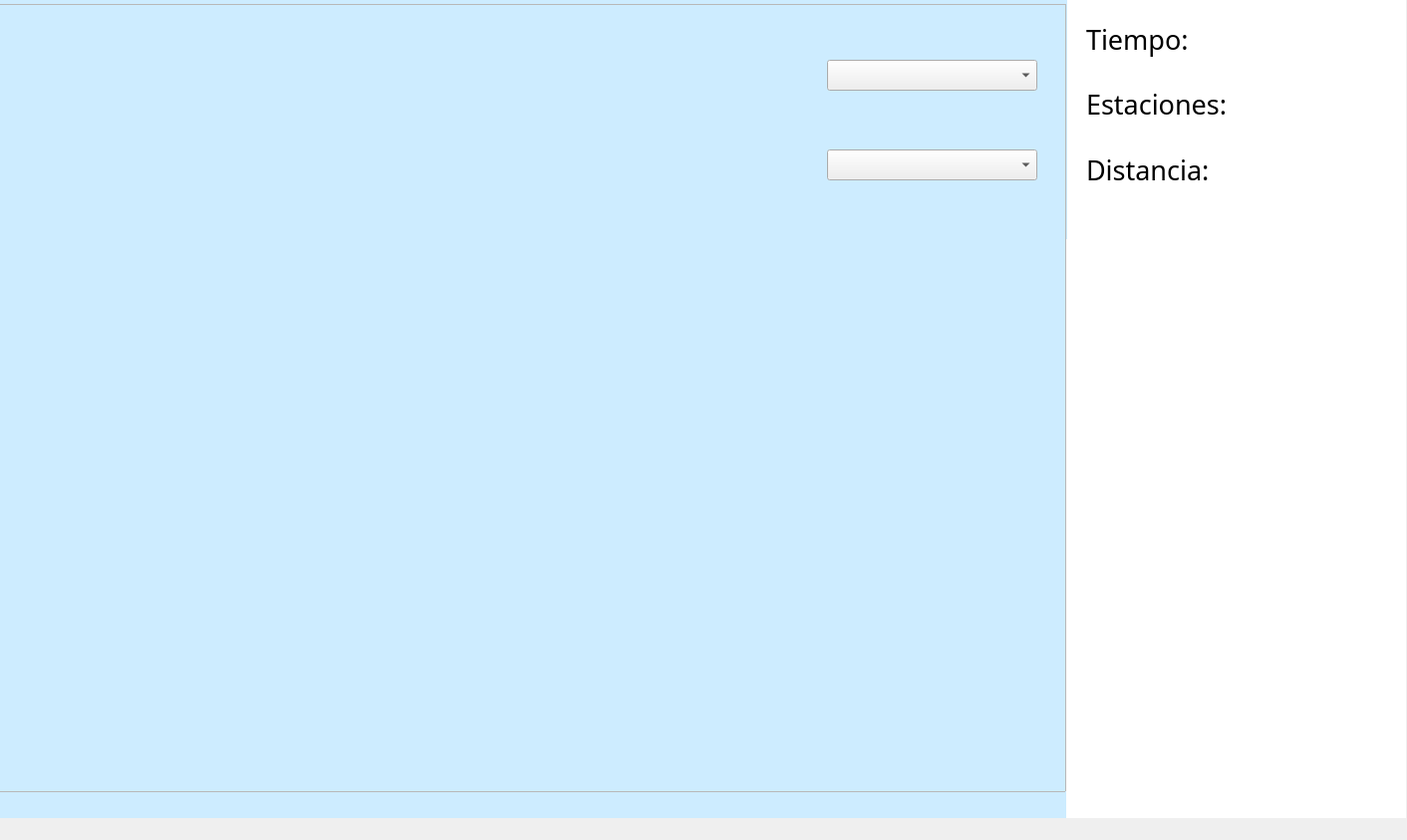
<?xml version="1.0" encoding="UTF-8"?>
<ui version="4.0">
 <class>MainWindow</class>
 <widget class="QMainWindow" name="MainWindow">
  <property name="geometry">
   <rect>
    <x>0</x>
    <y>0</y>
    <width>1412</width>
    <height>843</height>
   </rect>
  </property>
  <property name="sizePolicy">
   <sizepolicy hsizetype="Fixed" vsizetype="Fixed">
    <horstretch>0</horstretch>
    <verstretch>0</verstretch>
   </sizepolicy>
  </property>
  <property name="minimumSize">
   <size>
    <width>1412</width>
    <height>843</height>
   </size>
  </property>
  <property name="maximumSize">
   <size>
    <width>1412</width>
    <height>843</height>
   </size>
  </property>
  <property name="font">
   <font>
    <family>Trebuchet MS</family>
    <pointsize>10</pointsize>
   </font>
  </property>
  <property name="windowTitle">
   <string>Metro Atenas</string>
  </property>
  <property name="windowIcon">
   <iconset>
    <normaloff>../../../image/1200px-Athens_Metro_Logo.svg.png</normaloff>../../../image/1200px-Athens_Metro_Logo.svg.png</iconset>
  </property>
  <widget class="QWidget" name="centralwidget">
   <property name="enabled">
    <bool>true</bool>
   </property>
   <widget class="QFrame" name="image_container">
    <property name="geometry">
     <rect>
      <x>0</x>
      <y>0</y>
      <width>1081</width>
      <height>831</height>
     </rect>
    </property>
    <property name="frameShape">
     <enum>QFrame::NoFrame</enum>
    </property>
    <property name="frameShadow">
     <enum>QFrame::Sunken</enum>
    </property>
    <property name="lineWidth">
     <number>20</number>
    </property>
    <property name="midLineWidth">
     <number>20</number>
    </property>
    <widget class="QLabel" name="map_image">
     <property name="geometry">
      <rect>
       <x>0</x>
       <y>0</y>
       <width>1071</width>
       <height>821</height>
      </rect>
     </property>
     <property name="font">
      <font>
       <family>Trebuchet MS</family>
       <pointsize>11</pointsize>
      </font>
     </property>
     <property name="styleSheet">
      <string notr="true">background-color: rgb(205, 236, 255);</string>
     </property>
     <property name="frameShape">
      <enum>QFrame::NoFrame</enum>
     </property>
     <property name="frameShadow">
      <enum>QFrame::Plain</enum>
     </property>
     <property name="text">
      <string/>
     </property>
     <property name="pixmap">
      <pixmap>../../../image/mapa_metro_atenasCHULO.jpg</pixmap>
     </property>
     <property name="scaledContents">
      <bool>true</bool>
     </property>
     <property name="wordWrap">
      <bool>true</bool>
     </property>
    </widget>
    <widget class="QFrame" name="selection_container">
     <property name="geometry">
      <rect>
       <x>740</x>
       <y>0</y>
       <width>301</width>
       <height>181</height>
      </rect>
     </property>
     <property name="font">
      <font>
       <family>Trebuchet MS</family>
      </font>
     </property>
     <property name="frameShape">
      <enum>QFrame::NoFrame</enum>
     </property>
     <property name="frameShadow">
      <enum>QFrame::Plain</enum>
     </property>
     <widget class="QComboBox" name="origin_comboBox">
      <property name="geometry">
       <rect>
        <x>90</x>
        <y>60</y>
        <width>211</width>
        <height>31</height>
       </rect>
      </property>
      <property name="font">
       <font>
        <family>Trebuchet MS</family>
        <pointsize>13</pointsize>
       </font>
      </property>
     </widget>
     <widget class="QComboBox" name="destiny_comboBox">
      <property name="geometry">
       <rect>
        <x>90</x>
        <y>150</y>
        <width>211</width>
        <height>31</height>
       </rect>
      </property>
      <property name="font">
       <font>
        <family>Trebuchet MS</family>
        <pointsize>13</pointsize>
       </font>
      </property>
      <property name="currentText">
       <string/>
      </property>
     </widget>
     <widget class="QLabel" name="destiny_icon">
      <property name="geometry">
       <rect>
        <x>10</x>
        <y>120</y>
        <width>61</width>
        <height>61</height>
       </rect>
      </property>
      <property name="text">
       <string/>
      </property>
      <property name="pixmap">
       <pixmap>../../../image/flag-color.png</pixmap>
      </property>
      <property name="scaledContents">
       <bool>true</bool>
      </property>
     </widget>
     <widget class="QLabel" name="origin_icon">
      <property name="geometry">
       <rect>
        <x>10</x>
        <y>30</y>
        <width>61</width>
        <height>61</height>
       </rect>
      </property>
      <property name="frameShape">
       <enum>QFrame::NoFrame</enum>
      </property>
      <property name="text">
       <string/>
      </property>
      <property name="pixmap">
       <pixmap>../../../image/mapa-color.png</pixmap>
      </property>
      <property name="scaledContents">
       <bool>true</bool>
      </property>
     </widget>
    </widget>
    <widget class="QFrame" name="frame_paradas">
     <property name="geometry">
      <rect>
       <x>-61</x>
       <y>4</y>
       <width>1131</width>
       <height>791</height>
      </rect>
     </property>
     <property name="frameShape">
      <enum>QFrame::StyledPanel</enum>
     </property>
     <property name="frameShadow">
      <enum>QFrame::Raised</enum>
     </property>
     <widget class="QLabel" name="i_Victoria">
      <property name="geometry">
       <rect>
        <x>410</x>
        <y>440</y>
        <width>11</width>
        <height>11</height>
       </rect>
      </property>
      <property name="text">
       <string/>
      </property>
      <property name="pixmap">
       <pixmap>../../../image/route_icon_image.png</pixmap>
      </property>
      <property name="scaledContents">
       <bool>true</bool>
      </property>
     </widget>
     <widget class="QLabel" name="i_Tavros">
      <property name="geometry">
       <rect>
        <x>315</x>
        <y>599</y>
        <width>11</width>
        <height>11</height>
       </rect>
      </property>
      <property name="text">
       <string/>
      </property>
      <property name="pixmap">
       <pixmap>../../../image/route_icon_image.png</pixmap>
      </property>
      <property name="scaledContents">
       <bool>true</bool>
      </property>
     </widget>
     <widget class="QLabel" name="i_Metaxourghio">
      <property name="geometry">
       <rect>
        <x>379</x>
        <y>478</y>
        <width>11</width>
        <height>11</height>
       </rect>
      </property>
      <property name="text">
       <string/>
      </property>
      <property name="pixmap">
       <pixmap>../../../image/route_icon_image.png</pixmap>
      </property>
      <property name="scaledContents">
       <bool>true</bool>
      </property>
     </widget>
     <widget class="QLabel" name="i_Syngrou_Fix">
      <property name="geometry">
       <rect>
        <x>395</x>
        <y>594</y>
        <width>11</width>
        <height>11</height>
       </rect>
      </property>
      <property name="text">
       <string/>
      </property>
      <property name="pixmap">
       <pixmap>../../../image/route_icon_image.png</pixmap>
      </property>
      <property name="scaledContents">
       <bool>true</bool>
      </property>
     </widget>
     <widget class="QLabel" name="i_Akropoli">
      <property name="geometry">
       <rect>
        <x>411</x>
        <y>568</y>
        <width>11</width>
        <height>11</height>
       </rect>
      </property>
      <property name="text">
       <string/>
      </property>
      <property name="pixmap">
       <pixmap>../../../image/route_icon_image.png</pixmap>
      </property>
      <property name="scaledContents">
       <bool>true</bool>
      </property>
     </widget>
     <widget class="QLabel" name="i_Aghios_Antonios">
      <property name="geometry">
       <rect>
        <x>299</x>
        <y>367</y>
        <width>11</width>
        <height>11</height>
       </rect>
      </property>
      <property name="text">
       <string/>
      </property>
      <property name="pixmap">
       <pixmap>../../../image/route_icon_image.png</pixmap>
      </property>
      <property name="scaledContents">
       <bool>true</bool>
      </property>
     </widget>
     <widget class="QLabel" name="i_Halandri">
      <property name="geometry">
       <rect>
        <x>739</x>
        <y>294</y>
        <width>11</width>
        <height>11</height>
       </rect>
      </property>
      <property name="text">
       <string/>
      </property>
      <property name="pixmap">
       <pixmap>../../../image/route_icon_image.png</pixmap>
      </property>
      <property name="scaledContents">
       <bool>true</bool>
      </property>
     </widget>
     <widget class="QLabel" name="i_Aghios_Nikolaos">
      <property name="geometry">
       <rect>
        <x>398</x>
        <y>368</y>
        <width>11</width>
        <height>11</height>
       </rect>
      </property>
      <property name="text">
       <string/>
      </property>
      <property name="pixmap">
       <pixmap>../../../image/route_icon_image.png</pixmap>
      </property>
      <property name="scaledContents">
       <bool>true</bool>
      </property>
     </widget>
     <widget class="QLabel" name="i_Thissio">
      <property name="geometry">
       <rect>
        <x>374</x>
        <y>533</y>
        <width>11</width>
        <height>11</height>
       </rect>
      </property>
      <property name="text">
       <string/>
      </property>
      <property name="pixmap">
       <pixmap>../../../image/route_icon_image.png</pixmap>
      </property>
      <property name="scaledContents">
       <bool>true</bool>
      </property>
     </widget>
     <widget class="QLabel" name="i_KAT">
      <property name="geometry">
       <rect>
        <x>683</x>
        <y>59</y>
        <width>11</width>
        <height>11</height>
       </rect>
      </property>
      <property name="text">
       <string/>
      </property>
      <property name="pixmap">
       <pixmap>../../../image/route_icon_image.png</pixmap>
      </property>
      <property name="scaledContents">
       <bool>true</bool>
      </property>
     </widget>
     <widget class="QLabel" name="i_Kallithea">
      <property name="geometry">
       <rect>
        <x>291</x>
        <y>613</y>
        <width>11</width>
        <height>11</height>
       </rect>
      </property>
      <property name="text">
       <string/>
      </property>
      <property name="pixmap">
       <pixmap>../../../image/route_icon_image.png</pixmap>
      </property>
      <property name="scaledContents">
       <bool>true</bool>
      </property>
     </widget>
     <widget class="QLabel" name="i_Sepolia">
      <property name="geometry">
       <rect>
        <x>351</x>
        <y>390</y>
        <width>11</width>
        <height>11</height>
       </rect>
      </property>
      <property name="text">
       <string/>
      </property>
      <property name="pixmap">
       <pixmap>../../../image/route_icon_image.png</pixmap>
      </property>
      <property name="scaledContents">
       <bool>true</bool>
      </property>
     </widget>
     <widget class="QLabel" name="i_Ano_Patissia">
      <property name="geometry">
       <rect>
        <x>436</x>
        <y>276</y>
        <width>11</width>
        <height>11</height>
       </rect>
      </property>
      <property name="text">
       <string/>
      </property>
      <property name="pixmap">
       <pixmap>../../../image/route_icon_image.png</pixmap>
      </property>
      <property name="scaledContents">
       <bool>true</bool>
      </property>
     </widget>
     <widget class="QLabel" name="i_Doukissis_Plakentias">
      <property name="geometry">
       <rect>
        <x>782</x>
        <y>286</y>
        <width>11</width>
        <height>11</height>
       </rect>
      </property>
      <property name="text">
       <string/>
      </property>
      <property name="pixmap">
       <pixmap>../../../image/route_icon_image.png</pixmap>
      </property>
      <property name="scaledContents">
       <bool>true</bool>
      </property>
     </widget>
     <widget class="QLabel" name="i_Neos_Kosmos">
      <property name="geometry">
       <rect>
        <x>403</x>
        <y>627</y>
        <width>11</width>
        <height>11</height>
       </rect>
      </property>
      <property name="text">
       <string/>
      </property>
      <property name="pixmap">
       <pixmap>../../../image/route_icon_image.png</pixmap>
      </property>
      <property name="scaledContents">
       <bool>true</bool>
      </property>
     </widget>
     <widget class="QLabel" name="i_Iraklio">
      <property name="geometry">
       <rect>
        <x>546</x>
        <y>162</y>
        <width>11</width>
        <height>11</height>
       </rect>
      </property>
      <property name="text">
       <string/>
      </property>
      <property name="pixmap">
       <pixmap>../../../image/route_icon_image.png</pixmap>
      </property>
      <property name="scaledContents">
       <bool>true</bool>
      </property>
     </widget>
     <widget class="QLabel" name="i_Monastiraki">
      <property name="geometry">
       <rect>
        <x>397</x>
        <y>527</y>
        <width>11</width>
        <height>11</height>
       </rect>
      </property>
      <property name="text">
       <string/>
      </property>
      <property name="pixmap">
       <pixmap>../../../image/route_icon_image.png</pixmap>
      </property>
      <property name="scaledContents">
       <bool>true</bool>
      </property>
     </widget>
     <widget class="QLabel" name="i_Perissos">
      <property name="geometry">
       <rect>
        <x>466</x>
        <y>234</y>
        <width>11</width>
        <height>11</height>
       </rect>
      </property>
      <property name="text">
       <string/>
      </property>
      <property name="pixmap">
       <pixmap>../../../image/route_icon_image.png</pixmap>
      </property>
      <property name="scaledContents">
       <bool>true</bool>
      </property>
     </widget>
     <widget class="QLabel" name="i_Panepistimio">
      <property name="geometry">
       <rect>
        <x>423</x>
        <y>506</y>
        <width>11</width>
        <height>11</height>
       </rect>
      </property>
      <property name="text">
       <string/>
      </property>
      <property name="pixmap">
       <pixmap>../../../image/route_icon_image.png</pixmap>
      </property>
      <property name="scaledContents">
       <bool>true</bool>
      </property>
     </widget>
     <widget class="QLabel" name="i_Aghios_Eleftherios">
      <property name="geometry">
       <rect>
        <x>418</x>
        <y>300</y>
        <width>11</width>
        <height>11</height>
       </rect>
      </property>
      <property name="text">
       <string/>
      </property>
      <property name="pixmap">
       <pixmap>../../../image/route_icon_image.png</pixmap>
      </property>
      <property name="scaledContents">
       <bool>true</bool>
      </property>
     </widget>
     <widget class="QLabel" name="i_Pefkakia">
      <property name="geometry">
       <rect>
        <x>485</x>
        <y>210</y>
        <width>11</width>
        <height>11</height>
       </rect>
      </property>
      <property name="text">
       <string/>
      </property>
      <property name="pixmap">
       <pixmap>../../../image/route_icon_image.png</pixmap>
      </property>
      <property name="scaledContents">
       <bool>true</bool>
      </property>
     </widget>
     <widget class="QLabel" name="i_Irini">
      <property name="geometry">
       <rect>
        <x>608</x>
        <y>177</y>
        <width>11</width>
        <height>11</height>
       </rect>
      </property>
      <property name="text">
       <string/>
      </property>
      <property name="pixmap">
       <pixmap>../../../image/route_icon_image.png</pixmap>
      </property>
      <property name="scaledContents">
       <bool>true</bool>
      </property>
     </widget>
     <widget class="QLabel" name="i_Pallini">
      <property name="geometry">
       <rect>
        <x>891</x>
        <y>368</y>
        <width>11</width>
        <height>11</height>
       </rect>
      </property>
      <property name="text">
       <string/>
      </property>
      <property name="pixmap">
       <pixmap>../../../image/route_icon_image.png</pixmap>
      </property>
      <property name="scaledContents">
       <bool>true</bool>
      </property>
     </widget>
     <widget class="QLabel" name="i_Ethniki_Amyna">
      <property name="geometry">
       <rect>
        <x>612</x>
        <y>407</y>
        <width>11</width>
        <height>11</height>
       </rect>
      </property>
      <property name="text">
       <string/>
      </property>
      <property name="pixmap">
       <pixmap>../../../image/route_icon_image.png</pixmap>
      </property>
      <property name="scaledContents">
       <bool>true</bool>
      </property>
     </widget>
     <widget class="QLabel" name="i_Panormou">
      <property name="geometry">
       <rect>
        <x>534</x>
        <y>439</y>
        <width>11</width>
        <height>11</height>
       </rect>
      </property>
      <property name="text">
       <string/>
      </property>
      <property name="pixmap">
       <pixmap>../../../image/route_icon_image.png</pixmap>
      </property>
      <property name="scaledContents">
       <bool>true</bool>
      </property>
     </widget>
     <widget class="QLabel" name="i_Egaleo">
      <property name="geometry">
       <rect>
        <x>237</x>
        <y>449</y>
        <width>11</width>
        <height>11</height>
       </rect>
      </property>
      <property name="text">
       <string/>
      </property>
      <property name="pixmap">
       <pixmap>../../../image/route_icon_image.png</pixmap>
      </property>
      <property name="scaledContents">
       <bool>true</bool>
      </property>
     </widget>
     <widget class="QLabel" name="i_Attiki">
      <property name="geometry">
       <rect>
        <x>382</x>
        <y>413</y>
        <width>11</width>
        <height>11</height>
       </rect>
      </property>
      <property name="text">
       <string/>
      </property>
      <property name="pixmap">
       <pixmap>../../../image/route_icon_image.png</pixmap>
      </property>
      <property name="scaledContents">
       <bool>true</bool>
      </property>
     </widget>
     <widget class="QLabel" name="i_Dafni">
      <property name="geometry">
       <rect>
        <x>438</x>
        <y>672</y>
        <width>11</width>
        <height>11</height>
       </rect>
      </property>
      <property name="text">
       <string/>
      </property>
      <property name="pixmap">
       <pixmap>../../../image/route_icon_image.png</pixmap>
      </property>
      <property name="scaledContents">
       <bool>true</bool>
      </property>
     </widget>
     <widget class="QLabel" name="i_Larissa_Station">
      <property name="geometry">
       <rect>
        <x>370</x>
        <y>452</y>
        <width>11</width>
        <height>11</height>
       </rect>
      </property>
      <property name="text">
       <string/>
      </property>
      <property name="pixmap">
       <pixmap>../../../image/route_icon_image.png</pixmap>
      </property>
      <property name="scaledContents">
       <bool>true</bool>
      </property>
     </widget>
     <widget class="QLabel" name="i_Evangelismos">
      <property name="geometry">
       <rect>
        <x>470</x>
        <y>534</y>
        <width>11</width>
        <height>11</height>
       </rect>
      </property>
      <property name="text">
       <string/>
      </property>
      <property name="pixmap">
       <pixmap>../../../image/route_icon_image.png</pixmap>
      </property>
      <property name="scaledContents">
       <bool>true</bool>
      </property>
     </widget>
     <widget class="QLabel" name="i_Katehaki">
      <property name="geometry">
       <rect>
        <x>581</x>
        <y>439</y>
        <width>11</width>
        <height>11</height>
       </rect>
      </property>
      <property name="text">
       <string/>
      </property>
      <property name="pixmap">
       <pixmap>../../../image/route_icon_image.png</pixmap>
      </property>
      <property name="scaledContents">
       <bool>true</bool>
      </property>
     </widget>
     <widget class="QLabel" name="i_Omonia">
      <property name="geometry">
       <rect>
        <x>403</x>
        <y>487</y>
        <width>11</width>
        <height>11</height>
       </rect>
      </property>
      <property name="text">
       <string/>
      </property>
      <property name="pixmap">
       <pixmap>../../../image/route_icon_image.png</pixmap>
      </property>
      <property name="scaledContents">
       <bool>true</bool>
      </property>
     </widget>
     <widget class="QLabel" name="i_Kerameikos">
      <property name="geometry">
       <rect>
        <x>342</x>
        <y>514</y>
        <width>11</width>
        <height>11</height>
       </rect>
      </property>
      <property name="text">
       <string/>
      </property>
      <property name="pixmap">
       <pixmap>../../../image/route_icon_image.png</pixmap>
      </property>
      <property name="scaledContents">
       <bool>true</bool>
      </property>
     </widget>
     <widget class="QLabel" name="i_Syntagma">
      <property name="geometry">
       <rect>
        <x>431</x>
        <y>536</y>
        <width>11</width>
        <height>11</height>
       </rect>
      </property>
      <property name="text">
       <string/>
      </property>
      <property name="pixmap">
       <pixmap>../../../image/route_icon_image.png</pixmap>
      </property>
      <property name="scaledContents">
       <bool>true</bool>
      </property>
     </widget>
     <widget class="QLabel" name="i_Maroussi">
      <property name="geometry">
       <rect>
        <x>685</x>
        <y>106</y>
        <width>11</width>
        <height>11</height>
       </rect>
      </property>
      <property name="text">
       <string/>
      </property>
      <property name="pixmap">
       <pixmap>../../../image/route_icon_image.png</pixmap>
      </property>
      <property name="scaledContents">
       <bool>true</bool>
      </property>
     </widget>
     <widget class="QLabel" name="i_Nea_Ionia">
      <property name="geometry">
       <rect>
        <x>503</x>
        <y>185</y>
        <width>11</width>
        <height>11</height>
       </rect>
      </property>
      <property name="text">
       <string/>
      </property>
      <property name="pixmap">
       <pixmap>../../../image/route_icon_image.png</pixmap>
      </property>
      <property name="scaledContents">
       <bool>true</bool>
      </property>
     </widget>
     <widget class="QLabel" name="i_Kato_Patissia">
      <property name="geometry">
       <rect>
        <x>408</x>
        <y>341</y>
        <width>11</width>
        <height>11</height>
       </rect>
      </property>
      <property name="text">
       <string/>
      </property>
      <property name="pixmap">
       <pixmap>../../../image/route_icon_image.png</pixmap>
      </property>
      <property name="scaledContents">
       <bool>true</bool>
      </property>
     </widget>
     <widget class="QLabel" name="i_Koropi">
      <property name="geometry">
       <rect>
        <x>950</x>
        <y>762</y>
        <width>11</width>
        <height>11</height>
       </rect>
      </property>
      <property name="text">
       <string/>
      </property>
      <property name="pixmap">
       <pixmap>../../../image/route_icon_image.png</pixmap>
      </property>
      <property name="scaledContents">
       <bool>true</bool>
      </property>
     </widget>
     <widget class="QLabel" name="i_Petralona">
      <property name="geometry">
       <rect>
        <x>334</x>
        <y>573</y>
        <width>11</width>
        <height>11</height>
       </rect>
      </property>
      <property name="text">
       <string/>
      </property>
      <property name="pixmap">
       <pixmap>../../../image/route_icon_image.png</pixmap>
      </property>
      <property name="scaledContents">
       <bool>true</bool>
      </property>
     </widget>
     <widget class="QLabel" name="i_Piraeus">
      <property name="geometry">
       <rect>
        <x>95</x>
        <y>674</y>
        <width>11</width>
        <height>11</height>
       </rect>
      </property>
      <property name="text">
       <string/>
      </property>
      <property name="pixmap">
       <pixmap>../../../image/route_icon_image.png</pixmap>
      </property>
      <property name="scaledContents">
       <bool>true</bool>
      </property>
     </widget>
     <widget class="QLabel" name="i_Eleonas">
      <property name="geometry">
       <rect>
        <x>279</x>
        <y>470</y>
        <width>11</width>
        <height>11</height>
       </rect>
      </property>
      <property name="text">
       <string/>
      </property>
      <property name="pixmap">
       <pixmap>../../../image/route_icon_image.png</pixmap>
      </property>
      <property name="scaledContents">
       <bool>true</bool>
      </property>
     </widget>
     <widget class="QLabel" name="i_Ambelokipi">
      <property name="geometry">
       <rect>
        <x>512</x>
        <y>469</y>
        <width>11</width>
        <height>11</height>
       </rect>
      </property>
      <property name="text">
       <string/>
      </property>
      <property name="pixmap">
       <pixmap>../../../image/route_icon_image.png</pixmap>
      </property>
      <property name="scaledContents">
       <bool>true</bool>
      </property>
     </widget>
     <widget class="QLabel" name="i_Aghios_Ioannis">
      <property name="geometry">
       <rect>
        <x>428</x>
        <y>634</y>
        <width>11</width>
        <height>11</height>
       </rect>
      </property>
      <property name="text">
       <string/>
      </property>
      <property name="pixmap">
       <pixmap>../../../image/route_icon_image.png</pixmap>
      </property>
      <property name="scaledContents">
       <bool>true</bool>
      </property>
     </widget>
     <widget class="QLabel" name="i_Megaro_Moussikis">
      <property name="geometry">
       <rect>
        <x>496</x>
        <y>513</y>
        <width>11</width>
        <height>11</height>
       </rect>
      </property>
      <property name="text">
       <string/>
      </property>
      <property name="pixmap">
       <pixmap>../../../image/route_icon_image.png</pixmap>
      </property>
      <property name="scaledContents">
       <bool>true</bool>
      </property>
     </widget>
     <widget class="QLabel" name="i_Faliro">
      <property name="geometry">
       <rect>
        <x>174</x>
        <y>693</y>
        <width>11</width>
        <height>11</height>
       </rect>
      </property>
      <property name="text">
       <string/>
      </property>
      <property name="pixmap">
       <pixmap>../../../image/route_icon_image.png</pixmap>
      </property>
      <property name="scaledContents">
       <bool>true</bool>
      </property>
     </widget>
     <widget class="QLabel" name="i_Kifissia">
      <property name="geometry">
       <rect>
        <x>696</x>
        <y>13</y>
        <width>11</width>
        <height>11</height>
       </rect>
      </property>
      <property name="text">
       <string/>
      </property>
      <property name="pixmap">
       <pixmap>../../../image/route_icon_image.png</pixmap>
      </property>
      <property name="scaledContents">
       <bool>true</bool>
      </property>
     </widget>
     <widget class="QLabel" name="i_Airport">
      <property name="geometry">
       <rect>
        <x>1098</x>
        <y>694</y>
        <width>11</width>
        <height>11</height>
       </rect>
      </property>
      <property name="text">
       <string/>
      </property>
      <property name="pixmap">
       <pixmap>../../../image/route_icon_image.png</pixmap>
      </property>
      <property name="scaledContents">
       <bool>true</bool>
      </property>
     </widget>
     <widget class="QLabel" name="i_Neratziotissa">
      <property name="geometry">
       <rect>
        <x>645</x>
        <y>164</y>
        <width>11</width>
        <height>11</height>
       </rect>
      </property>
      <property name="text">
       <string/>
      </property>
      <property name="pixmap">
       <pixmap>../../../image/route_icon_image.png</pixmap>
      </property>
      <property name="scaledContents">
       <bool>true</bool>
      </property>
     </widget>
     <widget class="QLabel" name="i_Moschato">
      <property name="geometry">
       <rect>
        <x>229</x>
        <y>640</y>
        <width>11</width>
        <height>11</height>
       </rect>
      </property>
      <property name="text">
       <string/>
      </property>
      <property name="pixmap">
       <pixmap>../../../image/route_icon_image.png</pixmap>
      </property>
      <property name="scaledContents">
       <bool>true</bool>
      </property>
     </widget>
     <widget class="QLabel" name="i_Aghios_Dimitrios">
      <property name="geometry">
       <rect>
        <x>448</x>
        <y>715</y>
        <width>11</width>
        <height>11</height>
       </rect>
      </property>
      <property name="text">
       <string/>
      </property>
      <property name="pixmap">
       <pixmap>../../../image/route_icon_image.png</pixmap>
      </property>
      <property name="scaledContents">
       <bool>true</bool>
      </property>
     </widget>
     <widget class="QLabel" name="i_Paiania_Kantza">
      <property name="geometry">
       <rect>
        <x>905</x>
        <y>486</y>
        <width>11</width>
        <height>11</height>
       </rect>
      </property>
      <property name="text">
       <string/>
      </property>
      <property name="pixmap">
       <pixmap>../../../image/route_icon_image.png</pixmap>
      </property>
      <property name="scaledContents">
       <bool>true</bool>
      </property>
     </widget>
    </widget>
    <zorder>map_image</zorder>
    <zorder>frame_paradas</zorder>
    <zorder>selection_container</zorder>
   </widget>
   <widget class="QListView" name="stations_list">
    <property name="geometry">
     <rect>
      <x>1070</x>
      <y>240</y>
      <width>341</width>
      <height>581</height>
     </rect>
    </property>
    <property name="frameShape">
     <enum>QFrame::NoFrame</enum>
    </property>
   </widget>
   <widget class="QFrame" name="results_container">
    <property name="geometry">
     <rect>
      <x>1070</x>
      <y>0</y>
      <width>341</width>
      <height>241</height>
     </rect>
    </property>
    <property name="frameShape">
     <enum>QFrame::StyledPanel</enum>
    </property>
    <property name="frameShadow">
     <enum>QFrame::Raised</enum>
    </property>
    <widget class="QListView" name="background_list">
     <property name="geometry">
      <rect>
       <x>0</x>
       <y>0</y>
       <width>341</width>
       <height>251</height>
      </rect>
     </property>
     <property name="frameShape">
      <enum>QFrame::NoFrame</enum>
     </property>
    </widget>
    <widget class="QWidget" name="horizontalLayoutWidget">
     <property name="geometry">
      <rect>
       <x>20</x>
       <y>9</y>
       <width>301</width>
       <height>191</height>
      </rect>
     </property>
     <layout class="QHBoxLayout" name="horizontalLayout">
      <item>
       <layout class="QVBoxLayout" name="verticalLayout">
        <item>
         <widget class="QLabel" name="time">
          <property name="font">
           <font>
            <family>Trebuchet MS</family>
            <pointsize>20</pointsize>
           </font>
          </property>
          <property name="text">
           <string>Tiempo:</string>
          </property>
         </widget>
        </item>
        <item>
         <widget class="QLabel" name="stations">
          <property name="font">
           <font>
            <family>Trebuchet MS</family>
            <pointsize>20</pointsize>
           </font>
          </property>
          <property name="text">
           <string>Estaciones:</string>
          </property>
         </widget>
        </item>
        <item>
         <widget class="QLabel" name="distances">
          <property name="font">
           <font>
            <family>Trebuchet MS</family>
            <pointsize>20</pointsize>
           </font>
          </property>
          <property name="text">
           <string>Distancia:</string>
          </property>
         </widget>
        </item>
       </layout>
      </item>
      <item>
       <layout class="QVBoxLayout" name="verticalLayout_2">
        <item>
         <widget class="QLabel" name="time_value">
          <property name="font">
           <font>
            <family>Trebuchet MS</family>
            <pointsize>20</pointsize>
           </font>
          </property>
          <property name="text">
           <string/>
          </property>
         </widget>
        </item>
        <item>
         <widget class="QLabel" name="stations_value">
          <property name="font">
           <font>
            <family>Trebuchet MS</family>
            <pointsize>20</pointsize>
           </font>
          </property>
          <property name="toolTipDuration">
           <number>-2</number>
          </property>
          <property name="text">
           <string/>
          </property>
         </widget>
        </item>
        <item>
         <widget class="QLabel" name="distances_value">
          <property name="font">
           <font>
            <family>Trebuchet MS</family>
            <pointsize>20</pointsize>
           </font>
          </property>
          <property name="text">
           <string/>
          </property>
         </widget>
        </item>
       </layout>
      </item>
     </layout>
    </widget>
   </widget>
   <zorder>results_container</zorder>
   <zorder>image_container</zorder>
   <zorder>stations_list</zorder>
  </widget>
  <widget class="QMenuBar" name="menuBar">
   <property name="geometry">
    <rect>
     <x>0</x>
     <y>0</y>
     <width>1412</width>
     <height>21</height>
    </rect>
   </property>
  </widget>
  <action name="actionHelp">
   <property name="checkable">
    <bool>false</bool>
   </property>
   <property name="text">
    <string>Help</string>
   </property>
   <property name="font">
    <font>
     <family>Trebuchet MS</family>
    </font>
   </property>
   <property name="shortcut">
    <string/>
   </property>
  </action>
  <action name="action">
   <property name="text">
    <string>Us</string>
   </property>
   <property name="font">
    <font>
     <family>Trebuchet MS</family>
    </font>
   </property>
  </action>
 </widget>
 <resources/>
 <connections/>
</ui>
